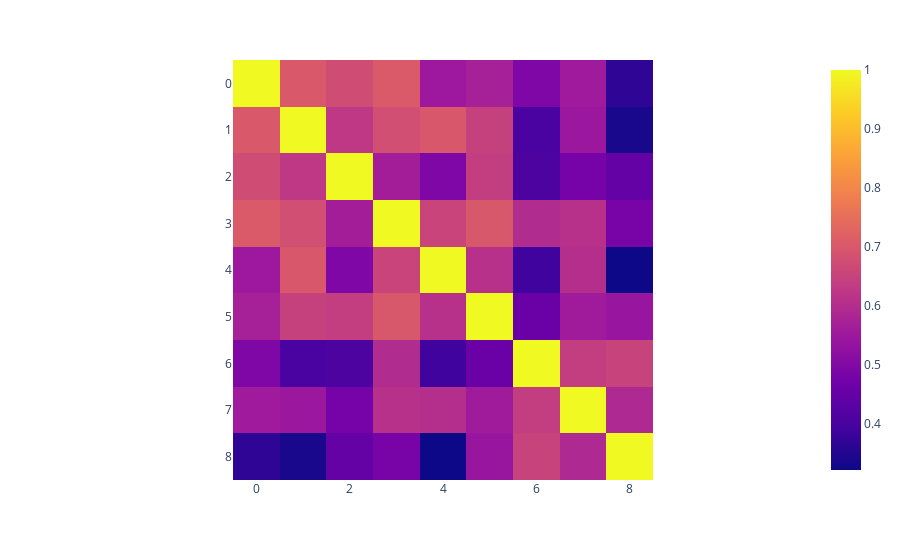

Notebook code cell kept with this figure:
### Code cell
import plotly.express as px

fig = px.imshow(shape_feature_matrix)
fig.show()

### Figure 1 — Plotly figure (JSON) as saved in the notebook; plotly's stock layout.template omitted (floating-point values rounded to 4 significant figures)
{"data": [{"coloraxis": "coloraxis", "hovertemplate": "x: %{x}<br>y: %{y}<br>color: %{z}<extra></extra>", "name": "0", "type": "heatmap", "xaxis": "x", "yaxis": "y", "z": [[1, 0.7028, 0.6716, 0.7052, 0.5487, 0.5704, 0.4933, 0.5536, 0.3659], [0.7028, 1, 0.6259, 0.6783, 0.6977, 0.6458, 0.4038, 0.5458, 0.3368], [0.6716, 0.6259, 1, 0.5622, 0.4932, 0.6389, 0.4073, 0.477, 0.4485], [0.7052, 0.6783, 0.5622, 1, 0.6526, 0.6994, 0.5959, 0.6078, 0.4819], [0.5487, 0.6977, 0.4932, 0.6526, 1, 0.609, 0.3894, 0.6025, 0.3207], [0.5704, 0.6458, 0.6389, 0.6994, 0.609, 1, 0.4556, 0.5572, 0.5393], [0.4933, 0.4038, 0.4073, 0.5959, 0.3894, 0.4556, 1, 0.638, 0.6503], [0.5536, 0.5458, 0.477, 0.6078, 0.6025, 0.5572, 0.638, 1, 0.5888], [0.3659, 0.3368, 0.4485, 0.4819, 0.3207, 0.5393, 0.6503, 0.5888, 1]]}], "layout": {"coloraxis": {"colorscale": [[0, "#0d0887"], [0.1111, "#46039f"], [0.2222, "#7201a8"], [0.3333, "#9c179e"], [0.4444, "#bd3786"], [0.5556, "#d8576b"], [0.6667, "#ed7953"], [0.7778, "#fb9f3a"], [0.8889, "#fdca26"], [1, "#f0f921"]]}, "margin": {"t": 60}, "xaxis": {"anchor": "y", "constrain": "domain", "domain": [0, 1], "scaleanchor": "y"}, "yaxis": {"anchor": "x", "autorange": "reversed", "constrain": "domain", "domain": [0, 1]}}}
